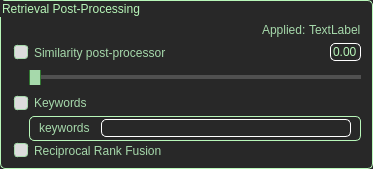
          <widget class="QGroupBox" name="groupBox_7">
           <property name="sizePolicy">
            <sizepolicy hsizetype="Minimum" vsizetype="Preferred">
             <horstretch>0</horstretch>
             <verstretch>0</verstretch>
            </sizepolicy>
           </property>
           <property name="styleSheet">
            <string notr="true">QGroupBox {
	color: rgb(184, 247, 185);
    background-color: rgb(40, 40, 40); /* 원하는 색상으로 변경 */
	border: 1px solid rgb(184, 247, 185);
	border-radius: 5px;      /* (선택 사항) 모서리를 둥글게 */
}</string>
           </property>
           <property name="title">
            <string>Retrieval Post-Processing</string>
           </property>
           <layout class="QVBoxLayout" name="verticalLayout_15" stretch="2,1,3,3,3,3,0">
            <property name="spacing">
             <number>0</number>
            </property>
            <property name="topMargin">
             <number>2</number>
            </property>
            <property name="bottomMargin">
             <number>8</number>
            </property>
            <item>
             <spacer name="verticalSpacer_8">
              <property name="orientation">
               <enum>Qt::Orientation::Vertical</enum>
              </property>
              <property name="sizeHint" stdset="0">
               <size>
                <width>20</width>
                <height>40</height>
               </size>
              </property>
             </spacer>
            </item>
            <item>
             <widget class="QWidget" name="widget_8" native="true">
              <property name="styleSheet">
               <string notr="true">QWidget{
	background-color: rgb(40, 40, 40); /* 원하는 색상으로 변경 */
}</string>
              </property>
              <layout class="QHBoxLayout" name="horizontalLayout_21">
               <property name="spacing">
                <number>0</number>
               </property>
               <property name="leftMargin">
                <number>0</number>
               </property>
               <property name="topMargin">
                <number>0</number>
               </property>
               <property name="rightMargin">
                <number>0</number>
               </property>
               <property name="bottomMargin">
                <number>0</number>
               </property>
               <item>
                <spacer name="horizontalSpacer_13">
                 <property name="orientation">
                  <enum>Qt::Orientation::Horizontal</enum>
                 </property>
                 <property name="sizeHint" stdset="0">
                  <size>
                   <width>40</width>
                   <height>20</height>
                  </size>
                 </property>
                </spacer>
               </item>
               <item>
                <widget class="QLabel" name="label_15">
                 <property name="styleSheet">
                  <string notr="true">QLabel {
    color: rgb(166, 217, 171);
	background-color: rgb(40, 40, 40); /* 원하는 색상으로 변경 */
}</string>
                 </property>
                 <property name="text">
                  <string>Applied: </string>
                 </property>
                </widget>
               </item>
               <item>
                <widget class="QLabel" name="rag_post_processing">
                 <property name="styleSheet">
                  <string notr="true">QLabel {
    color: rgb(166, 217, 171);
	background-color: rgb(40, 40, 40); /* 원하는 색상으로 변경 */
}</string>
                 </property>
                 <property name="text">
                  <string>TextLabel</string>
                 </property>
                </widget>
               </item>
              </layout>
             </widget>
            </item>
            <item>
             <widget class="QWidget" name="widget_10" native="true">
              <property name="sizePolicy">
               <sizepolicy hsizetype="Minimum" vsizetype="Preferred">
                <horstretch>0</horstretch>
                <verstretch>0</verstretch>
               </sizepolicy>
              </property>
              <property name="styleSheet">
               <string notr="true">QWidget {
	background-color: rgb(40, 40, 40); /* 원하는 색상으로 변경 */
}</string>
              </property>
              <layout class="QHBoxLayout" name="horizontalLayout_24" stretch="2,5,1">
               <property name="leftMargin">
                <number>0</number>
               </property>
               <property name="topMargin">
                <number>0</number>
               </property>
               <property name="rightMargin">
                <number>0</number>
               </property>
               <property name="bottomMargin">
                <number>0</number>
               </property>
               <item>
                <widget class="QCheckBox" name="similarity_post_processor">
                 <property name="sizePolicy">
                  <sizepolicy hsizetype="Minimum" vsizetype="Fixed">
                   <horstretch>0</horstretch>
                   <verstretch>0</verstretch>
                  </sizepolicy>
                 </property>
                 <property name="styleSheet">
                  <string notr="true">QCheckBox {
    color: rgb(166, 217, 171);
	background-color: rgb(40, 40, 40); /* 원하는 색상으로 변경 */
	margin: 2px;
}
QCheckBox::indicator:checked {
	border: 3px solid rgb(166, 217, 171);
	border-radius: 3px;
	background-color: rgb(100,180,100)
}
QCheckBox::indicator:unchecked {
	border: 1px solid rgb(166, 217, 171);
	border-radius: 3px;
	background-color: rgb(220,220,220);
}
</string>
                 </property>
                 <property name="text">
                  <string>Similarity post-processor</string>
                 </property>
                </widget>
               </item>
               <item>
                <spacer name="horizontalSpacer_16">
                 <property name="orientation">
                  <enum>Qt::Orientation::Horizontal</enum>
                 </property>
                 <property name="sizeType">
                  <enum>QSizePolicy::Policy::Minimum</enum>
                 </property>
                 <property name="sizeHint" stdset="0">
                  <size>
                   <width>78</width>
                   <height>13</height>
                  </size>
                 </property>
                </spacer>
               </item>
               <item>
                <widget class="QLineEdit" name="similarity_val">
                 <property name="minimumSize">
                  <size>
                   <width>30</width>
                   <height>0</height>
                  </size>
                 </property>
                 <property name="styleSheet">
                  <string notr="true">QLineEdit {
	color: rgb(184, 247, 185);
    background-color: rgb(40, 40, 40); /* 원하는 색상으로 변경 */
	border: 1px solid rgb(255,255,255);
	border-radius: 5px;      /* (선택 사항) 모서리를 둥글게 */
}
QLineEdit:focus {
    border: 1px solid rgb(184, 247, 185);
    outline: none;           /* 기본 포커스 아웃라인 제거 */
}</string>
                 </property>
                 <property name="text">
                  <string>0.00</string>
                 </property>
                 <property name="alignment">
                  <set>Qt::AlignmentFlag::AlignRight|Qt::AlignmentFlag::AlignTrailing|Qt::AlignmentFlag::AlignVCenter</set>
                 </property>
                </widget>
               </item>
              </layout>
             </widget>
            </item>
            <item>
             <widget class="QWidget" name="widget_11" native="true">
              <property name="styleSheet">
               <string notr="true">QWidget {
	background-color: rgb(40, 40, 40); /* 원하는 색상으로 변경 */
}</string>
              </property>
              <layout class="QHBoxLayout" name="horizontalLayout_25" stretch="1,19">
               <property name="leftMargin">
                <number>0</number>
               </property>
               <property name="topMargin">
                <number>0</number>
               </property>
               <property name="rightMargin">
                <number>0</number>
               </property>
               <property name="bottomMargin">
                <number>0</number>
               </property>
               <item>
                <spacer name="horizontalSpacer_17">
                 <property name="orientation">
                  <enum>Qt::Orientation::Horizontal</enum>
                 </property>
                 <property name="sizeHint" stdset="0">
                  <size>
                   <width>40</width>
                   <height>20</height>
                  </size>
                 </property>
                </spacer>
               </item>
               <item>
                <widget class="QSlider" name="similarity_slider">
                 <property name="sizePolicy">
                  <sizepolicy hsizetype="Ignored" vsizetype="Fixed">
                   <horstretch>0</horstretch>
                   <verstretch>0</verstretch>
                  </sizepolicy>
                 </property>
                 <property name="styleSheet">
                  <string notr="true">QSlider::groove {
	background-color: rgb(80,80,80);
	height: 4px;
}
QSlider::handle {
	background-color: rgb(166, 217, 171);
	border: 1px solid rgb(50,120,50);
	width: 10px;
	height: 20px;
	margin: -20px 0;
}

QSlider::handle:horizontal:hover{
	background: rgb(100,170,100);
}
QSlider::handle:horizontal:pressed{
	background: rgb(50,120,50);
}
QSlider::sub-page {
	background-color: rgb(166, 217, 171);
}</string>
                 </property>
                 <property name="maximum">
                  <number>100</number>
                 </property>
                 <property name="singleStep">
                  <number>1</number>
                 </property>
                 <property name="value">
                  <number>0</number>
                 </property>
                 <property name="orientation">
                  <enum>Qt::Orientation::Horizontal</enum>
                 </property>
                </widget>
               </item>
              </layout>
             </widget>
            </item>
            <item>
             <widget class="QCheckBox" name="keywords">
              <property name="sizePolicy">
               <sizepolicy hsizetype="Minimum" vsizetype="Minimum">
                <horstretch>0</horstretch>
                <verstretch>0</verstretch>
               </sizepolicy>
              </property>
              <property name="styleSheet">
               <string notr="true">QCheckBox {
    color: rgb(166, 217, 171);
	background-color: rgb(40, 40, 40); /* 원하는 색상으로 변경 */
	margin: 2px;
}
QCheckBox::indicator:checked {
	border: 3px solid rgb(166, 217, 171);
	border-radius: 3px;
	background-color: rgb(100,180,100)
}
QCheckBox::indicator:unchecked {
	border: 1px solid rgb(166, 217, 171);
	border-radius: 3px;
	background-color: rgb(220,220,220);
}
</string>
              </property>
              <property name="text">
               <string>Keywords</string>
              </property>
             </widget>
            </item>
            <item>
             <widget class="QWidget" name="widget_9" native="true">
              <property name="styleSheet">
               <string notr="true">QWidget {
	background-color: rgb(40, 40, 40); /* 원하는 색상으로 변경 */
}</string>
              </property>
              <layout class="QHBoxLayout" name="horizontalLayout_22" stretch="1,19">
               <property name="spacing">
                <number>6</number>
               </property>
               <property name="leftMargin">
                <number>0</number>
               </property>
               <property name="topMargin">
                <number>0</number>
               </property>
               <property name="rightMargin">
                <number>0</number>
               </property>
               <property name="bottomMargin">
                <number>0</number>
               </property>
               <item>
                <spacer name="horizontalSpacer_14">
                 <property name="orientation">
                  <enum>Qt::Orientation::Horizontal</enum>
                 </property>
                 <property name="sizeHint" stdset="0">
                  <size>
                   <width>40</width>
                   <height>20</height>
                  </size>
                 </property>
                </spacer>
               </item>
               <item>
                <widget class="QGroupBox" name="groupBox_8">
                 <property name="styleSheet">
                  <string notr="true">QGroupBox {
	border: 1px solid rgb(184, 247, 185);
	border-radius: 5px;
	background-color: rgb(40, 40, 40);
	text-align: center;
	color: White;
}</string>
                 </property>
                 <property name="title">
                  <string/>
                 </property>
                 <property name="alignment">
                  <set>Qt::AlignmentFlag::AlignLeading|Qt::AlignmentFlag::AlignLeft|Qt::AlignmentFlag::AlignTop</set>
                 </property>
                 <layout class="QVBoxLayout" name="verticalLayout_14">
                  <property name="spacing">
                   <number>0</number>
                  </property>
                  <property name="topMargin">
                   <number>0</number>
                  </property>
                  <property name="bottomMargin">
                   <number>0</number>
                  </property>
                  <item>
                   <layout class="QHBoxLayout" name="horizontalLayout_23" stretch="1,4">
                    <item>
                     <widget class="QLabel" name="label_16">
                      <property name="styleSheet">
                       <string notr="true">QLabel {
    color: rgb(166, 217, 171);
	background-color: rgb(40, 40, 40);
}</string>
                      </property>
                      <property name="text">
                       <string>keywords</string>
                      </property>
                     </widget>
                    </item>
                    <item>
                     <widget class="QLineEdit" name="keyword_txt">
                      <property name="styleSheet">
                       <string notr="true">QLineEdit {
	color: white;
    background-color: rgb(40, 40, 40); /* 원하는 색상으로 변경 */
	border: 1px solid rgb(255,255,255);
	border-radius: 5px;      /* (선택 사항) 모서리를 둥글게 */
}
QLineEdit:focus {
    border: 1px solid rgb(184, 247, 185);
    outline: none;           /* 기본 포커스 아웃라인 제거 */
}</string>
                      </property>
                     </widget>
                    </item>
                   </layout>
                  </item>
                 </layout>
                </widget>
               </item>
              </layout>
             </widget>
            </item>
            <item>
             <widget class="QCheckBox" name="reciprocal_rank_fusion">
              <property name="enabled">
               <bool>false</bool>
              </property>
              <property name="sizePolicy">
               <sizepolicy hsizetype="Minimum" vsizetype="Minimum">
                <horstretch>0</horstretch>
                <verstretch>0</verstretch>
               </sizepolicy>
              </property>
              <property name="toolTip">
               <string>only Multiple Questions Generator can use this function</string>
              </property>
              <property name="styleSheet">
               <string notr="true">QCheckBox {
    color: rgb(166, 217, 171);
	background-color: rgb(40, 40, 40); /* 원하는 색상으로 변경 */
	margin: 2px;
}
QCheckBox::indicator:checked {
	border: 3px solid rgb(166, 217, 171);
	border-radius: 3px;
	background-color: rgb(100,180,100)
}
QCheckBox::indicator:unchecked {
	border: 1px solid rgb(166, 217, 171);
	border-radius: 3px;
	background-color: rgb(220,220,220);
}
</string>
              </property>
              <property name="text">
               <string>Reciprocal Rank Fusion</string>
              </property>
              <property name="checkable">
               <bool>true</bool>
              </property>
              <property name="checked">
               <bool>false</bool>
              </property>
             </widget>
            </item>
           </layout>
          </widget>
